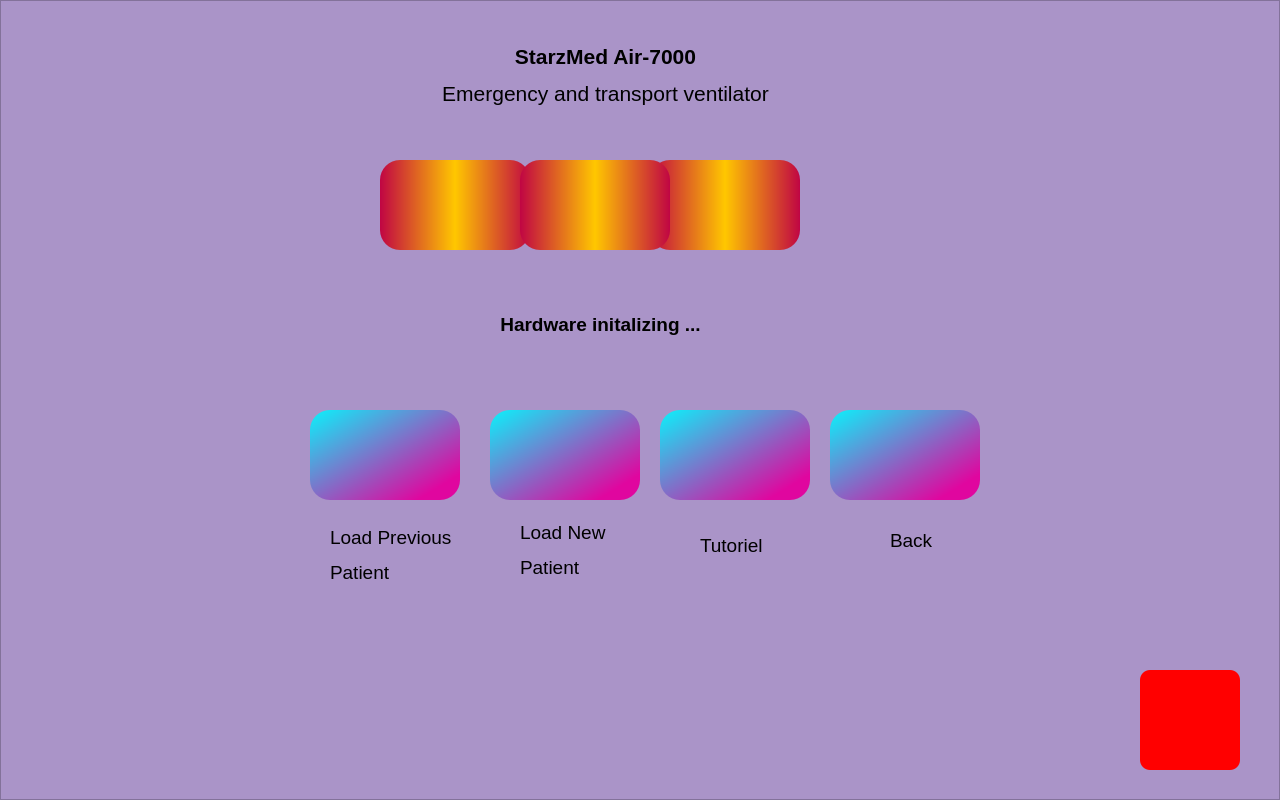
<?xml version="1.0" encoding="UTF-8"?>
<ui version="4.0">
 <class>Form</class>
 <widget class="QWidget" name="Form">
  <property name="geometry">
   <rect>
    <x>0</x>
    <y>0</y>
    <width>1280</width>
    <height>800</height>
   </rect>
  </property>
  <property name="windowTitle">
   <string>Form</string>
  </property>
  <property name="styleSheet">
   <string notr="true">background-color: rgb(255, 255, 255);</string>
  </property>
  <widget class="QFrame" name="frame">
   <property name="geometry">
    <rect>
     <x>0</x>
     <y>0</y>
     <width>1280</width>
     <height>800</height>
    </rect>
   </property>
   <property name="styleSheet">
    <string notr="true">background-color: rgb(170, 148, 200);</string>
   </property>
   <property name="frameShape">
    <enum>QFrame::StyledPanel</enum>
   </property>
   <property name="frameShadow">
    <enum>QFrame::Raised</enum>
   </property>
   <widget class="QPushButton" name="pushButton">
    <property name="geometry">
     <rect>
      <x>310</x>
      <y>410</y>
      <width>150</width>
      <height>90</height>
     </rect>
    </property>
    <property name="styleSheet">
     <string notr="true">QPushButton{
	color: white;
	background-color: qlineargradient(spread:pad, x1:0, y1:0, x2:0.857143, y2:0.857955, stop:0 rgba(10, 242, 251, 255), stop:1 rgba(224, 6, 159, 255));
	border-radius: 20px;
image: url(:/newPrefix/New folder/user_load_dark.png);

}
QPushButton:pressed{ background-color: orange; }</string>
    </property>
    <property name="text">
     <string/>
    </property>
   </widget>
   <widget class="QPushButton" name="pushButton_2">
    <property name="geometry">
     <rect>
      <x>490</x>
      <y>410</y>
      <width>150</width>
      <height>90</height>
     </rect>
    </property>
    <property name="styleSheet">
     <string notr="true">QPushButton{
	color: white;
	background-color: qlineargradient(spread:pad, x1:0, y1:0, x2:0.857143, y2:0.857955, stop:0 rgba(10, 242, 251, 255), stop:1 rgba(224, 6, 159, 255));
	border-radius: 20px;
image: url(:/newPrefix/New folder/user_add_dark.png);

}
QPushButton:pressed{ background-color: orange; }</string>
    </property>
    <property name="text">
     <string/>
    </property>
   </widget>
   <widget class="QPushButton" name="pushButton_3">
    <property name="geometry">
     <rect>
      <x>660</x>
      <y>410</y>
      <width>150</width>
      <height>90</height>
     </rect>
    </property>
    <property name="styleSheet">
     <string notr="true">QPushButton{
	color: white;
	background-color: qlineargradient(spread:pad, x1:0, y1:0, x2:0.857143, y2:0.857955, stop:0 rgba(10, 242, 251, 255), stop:1 rgba(224, 6, 159, 255));
	border-radius: 20px;
image: url(:/newPrefix/New folder/tutorial_dark.png);

}
QPushButton:pressed{ background-color: orange; }</string>
    </property>
    <property name="text">
     <string/>
    </property>
   </widget>
   <widget class="QLabel" name="label">
    <property name="geometry">
     <rect>
      <x>480</x>
      <y>280</y>
      <width>241</width>
      <height>90</height>
     </rect>
    </property>
    <property name="text">
     <string>&lt;html&gt;&lt;head/&gt;&lt;body&gt;&lt;p align=&quot;center&quot;&gt;&lt;span style=&quot; font-size:14pt; font-weight:600;&quot;&gt;Hardware initalizing ...&lt;/span&gt;&lt;/p&gt;&lt;/body&gt;&lt;/html&gt;</string>
    </property>
   </widget>
   <widget class="QPushButton" name="pushButton_4">
    <property name="geometry">
     <rect>
      <x>830</x>
      <y>410</y>
      <width>150</width>
      <height>90</height>
     </rect>
    </property>
    <property name="styleSheet">
     <string notr="true">QPushButton{
	color: white;
	background-color: qlineargradient(spread:pad, x1:0, y1:0, x2:0.857143, y2:0.857955, stop:0 rgba(10, 242, 251, 255), stop:1 rgba(224, 6, 159, 255));
	border-radius: 20px;
image: url(:/newPrefix/New folder/back_dark.png);

}
QPushButton:pressed{ background-color: orange; }</string>
    </property>
    <property name="text">
     <string/>
    </property>
   </widget>
   <widget class="QWidget" name="widget" native="true">
    <property name="geometry">
     <rect>
      <x>380</x>
      <y>160</y>
      <width>150</width>
      <height>90</height>
     </rect>
    </property>
    <property name="styleSheet">
     <string notr="true">image: url(:/newPrefix/New folder/robot_dark.png);
color: white;
	background-color:qlineargradient(spread:reflect, x1:0.5, y1:0.5, x2:1, y2:0.5, stop:0 rgba(255, 199, 0, 255), stop:1 rgba(192, 5, 67, 255));
	border-radius: 20px;</string>
    </property>
   </widget>
   <widget class="QWidget" name="widget_2" native="true">
    <property name="geometry">
     <rect>
      <x>650</x>
      <y>160</y>
      <width>150</width>
      <height>90</height>
     </rect>
    </property>
    <property name="styleSheet">
     <string notr="true">image: url(:/newPrefix/New folder/screen_dark.png);
color: white;
	background-color:qlineargradient(spread:reflect, x1:0.5, y1:0.5, x2:1, y2:0.5, stop:0 rgba(255, 199, 0, 255), stop:1 rgba(192, 5, 67, 255));
	border-radius: 20px;</string>
    </property>
   </widget>
   <widget class="QWidget" name="widget_3" native="true">
    <property name="geometry">
     <rect>
      <x>520</x>
      <y>160</y>
      <width>150</width>
      <height>90</height>
     </rect>
    </property>
    <property name="styleSheet">
     <string notr="true">image: url(:/newPrefix/New folder/double_arrow_dark.png);
color: white;
	background-color:qlineargradient(spread:reflect, x1:0.5, y1:0.5, x2:1, y2:0.5, stop:0 rgba(255, 199, 0, 255), stop:1 rgba(192, 5, 67, 255));
	border-radius: 20px;</string>
    </property>
   </widget>
   <widget class="QLabel" name="label_2">
    <property name="geometry">
     <rect>
      <x>330</x>
      <y>520</y>
      <width>121</width>
      <height>71</height>
     </rect>
    </property>
    <property name="text">
     <string>&lt;html&gt;&lt;head/&gt;&lt;body&gt;&lt;p&gt;&lt;span style=&quot; font-size:14pt;&quot;&gt;Load Previous &lt;/span&gt;&lt;/p&gt;&lt;p&gt;&lt;span style=&quot; font-size:14pt;&quot;&gt;Patient&lt;/span&gt;&lt;/p&gt;&lt;/body&gt;&lt;/html&gt;</string>
    </property>
   </widget>
   <widget class="QLabel" name="label_3">
    <property name="geometry">
     <rect>
      <x>520</x>
      <y>520</y>
      <width>101</width>
      <height>61</height>
     </rect>
    </property>
    <property name="text">
     <string>&lt;html&gt;&lt;head/&gt;&lt;body&gt;&lt;p&gt;&lt;span style=&quot; font-size:14pt;&quot;&gt;Load New&lt;/span&gt;&lt;/p&gt;&lt;p&gt;&lt;span style=&quot; font-size:14pt;&quot;&gt;Patient&lt;/span&gt;&lt;/p&gt;&lt;/body&gt;&lt;/html&gt;</string>
    </property>
   </widget>
   <widget class="QLabel" name="label_4">
    <property name="geometry">
     <rect>
      <x>700</x>
      <y>520</y>
      <width>81</width>
      <height>51</height>
     </rect>
    </property>
    <property name="text">
     <string>&lt;html&gt;&lt;head/&gt;&lt;body&gt;&lt;p&gt;&lt;span style=&quot; font-size:14pt;&quot;&gt;Tutoriel&lt;/span&gt;&lt;/p&gt;&lt;/body&gt;&lt;/html&gt;</string>
    </property>
   </widget>
   <widget class="QLabel" name="label_5">
    <property name="geometry">
     <rect>
      <x>890</x>
      <y>520</y>
      <width>51</width>
      <height>41</height>
     </rect>
    </property>
    <property name="text">
     <string>&lt;html&gt;&lt;head/&gt;&lt;body&gt;&lt;p&gt;&lt;span style=&quot; font-size:14pt;&quot;&gt;Back&lt;/span&gt;&lt;/p&gt;&lt;/body&gt;&lt;/html&gt;</string>
    </property>
   </widget>
   <widget class="QPushButton" name="pushButton_5">
    <property name="geometry">
     <rect>
      <x>1140</x>
      <y>670</y>
      <width>100</width>
      <height>100</height>
     </rect>
    </property>
    <property name="styleSheet">
     <string notr="true">QPushButton

{image: url(:/newPrefix/New folder/power_off_dark.png);


background-color: rgb(255, 0, 0);

color: rgb(0, 0, 0);

border-radius:10px;

}

QPushButton:hover:!pressed

{
color: qlineargradient(spread:pad, x1:0, y1:0, x2:0, y2:1,   stop:0 rgba(60, 186, 162, 255), stop:1 rgba(98, 211, 162, 255))
}



QPushButton

{

border-style: none;

}

QPushButton:hover:!pressed

{

border-style: solid;

border-color:grey;

border-width: 2px;

}
QPushButton:pressed{ background-color: green; }
</string>
    </property>
    <property name="text">
     <string/>
    </property>
   </widget>
   <widget class="QLabel" name="label_6">
    <property name="geometry">
     <rect>
      <x>420</x>
      <y>40</y>
      <width>371</width>
      <height>71</height>
     </rect>
    </property>
    <property name="text">
     <string>&lt;html&gt;&lt;head/&gt;&lt;body&gt;&lt;p align=&quot;center&quot;&gt;&lt;span style=&quot; font-size:16pt; font-weight:600;&quot;&gt;StarzMed Air-7000&lt;/span&gt;&lt;/p&gt;&lt;p align=&quot;center&quot;&gt;&lt;span style=&quot; font-size:16pt;&quot;&gt; Emergency and transport ventilator&lt;/span&gt;&lt;/p&gt;&lt;/body&gt;&lt;/html&gt;</string>
    </property>
   </widget>
  </widget>
 </widget>
 <resources>
  <include location="ui.qrc"/>
 </resources>
 <connections/>
</ui>
